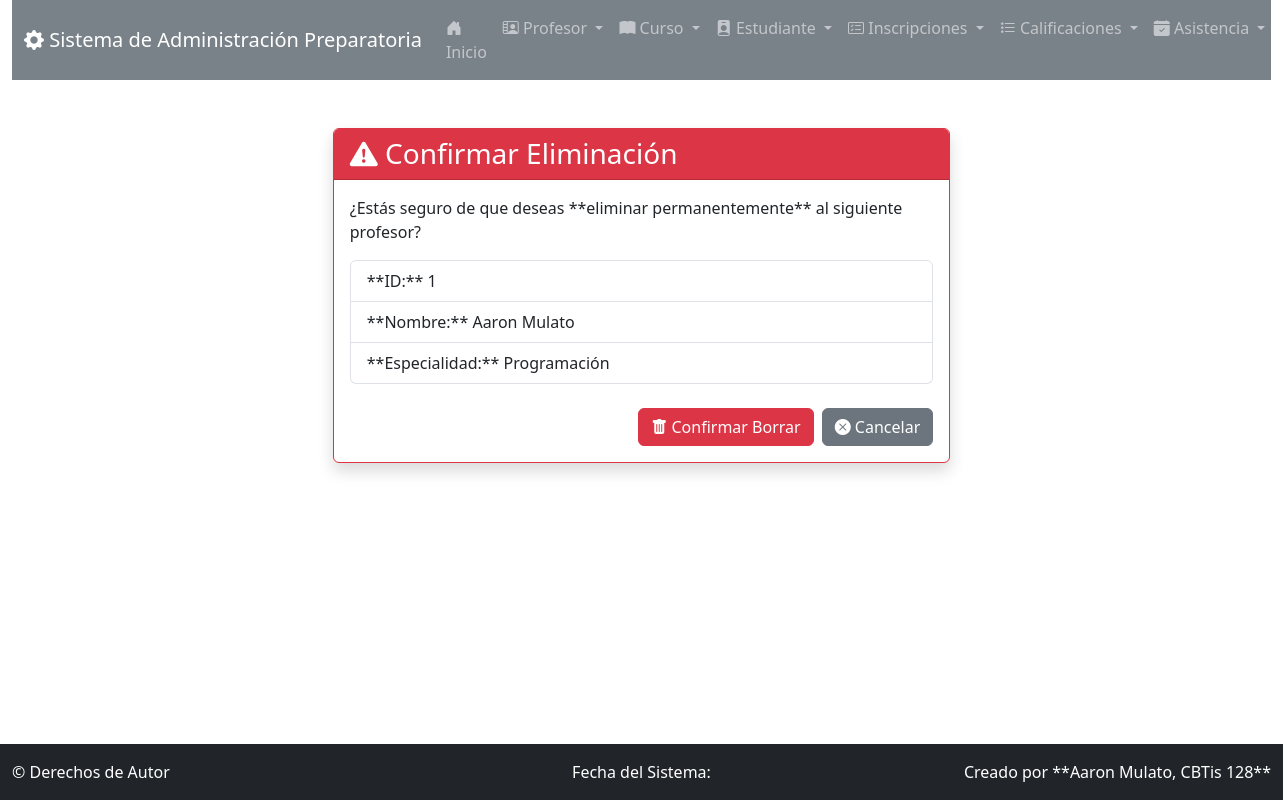
The app's page /profesor/borrar/1/ with its own data.
### app_Preparatoria/models.py (models this page shows, shortened)
class Profesor(models.Model):
    nombre_profesor = models.CharField(max_length=50)
    apellido_profesor = models.CharField(max_length=50)
    correo_profesor = models.EmailField(max_length=100)
    telefono = models.CharField(max_length=15)
    especialidad = models.CharField(max_length=50, default="")
    fecha_contratacion = models.DateField(auto_now_add=True)
    activo = models.BooleanField(default=True)

### app_Preparatoria/views.py (the view)
# urls.py: path('profesor/borrar/<int:profesor_id>/', views.borrar_profesor, name='borrar_profesor'),
def borrar_profesor(request, profesor_id):
    profesor = get_object_or_404(Profesor, pk=profesor_id)
    if request.method == 'POST':
        profesor.delete()
        return redirect('ver_profesor')
    context = {'profesor': profesor}
    return render(request, 'profesor/borrar_profesor.html', context)

### app_Preparatoria/templates/profesor/borrar_profesor.html (shortened to what this page needs)
{% extends 'base.html' %}
{% block content %}
<div class="row justify-content-center">
    <div class="col-md-6">
        <div class="card border-danger shadow">
            <div class="card-header bg-danger text-white">
                <h3 class="mb-0"><i class="bi bi-exclamation-triangle-fill"></i> Confirmar Eliminación</h3>
            </div>
            <div class="card-body">
                <p class="card-text">¿Estás seguro de que deseas **eliminar permanentemente** al siguiente profesor?</p>
                <ul class="list-group mb-4">
                    <li class="list-group-item">**ID:** {{ profesor.id }}</li>
                    <li class="list-group-item">**Nombre:** {{ profesor.nombre_profesor }} {{ profesor.apellido_profesor }}</li>
                    <li class="list-group-item">**Especialidad:** {{ profesor.especialidad }}</li>
                </ul>
                <form method="POST" action="{% url 'borrar_profesor' profesor.id %}">
                    <div class="d-grid gap-2 d-md-flex justify-content-md-end">
                        <button type="submit" class="btn btn-danger"><i class="bi bi-trash-fill"></i> Confirmar Borrar</button>
                        <a href="{% url 'ver_profesor' %}" class="btn btn-secondary"><i class="bi bi-x-circle-fill"></i> Cancelar</a>
                    </div>
                </form>
            </div>
        </div>
    </div>
</div>
{% endblock %}

### app_Preparatoria/templates/base.html (style rules this page uses)
:root { --bs-primary: #6c757d; --bs-secondary: #e9ecef; --bs-success: #20c997; --bs-info: #6610f2; }
body { padding-bottom: 60px; }

### records on screen
Profesor: id "1", nombre_profesor "Aaron", apellido_profesor "Mulato", especialidad "Programación"
